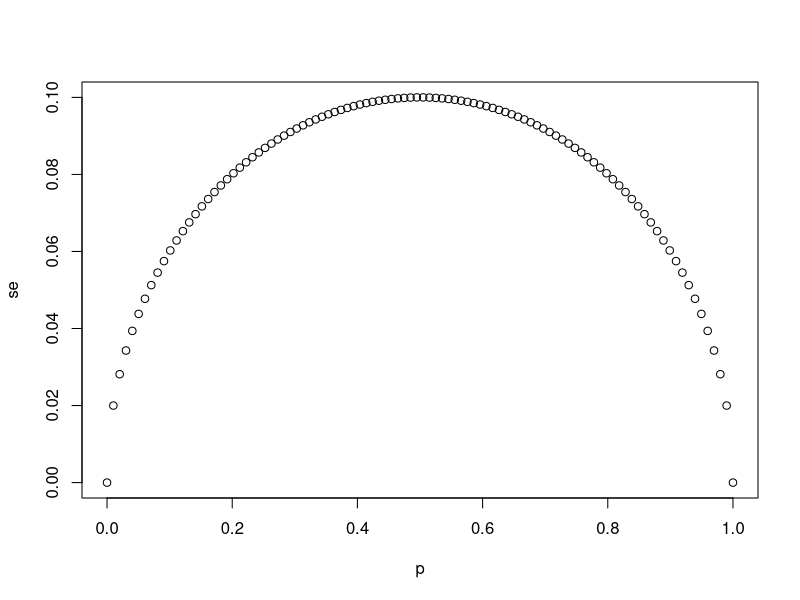
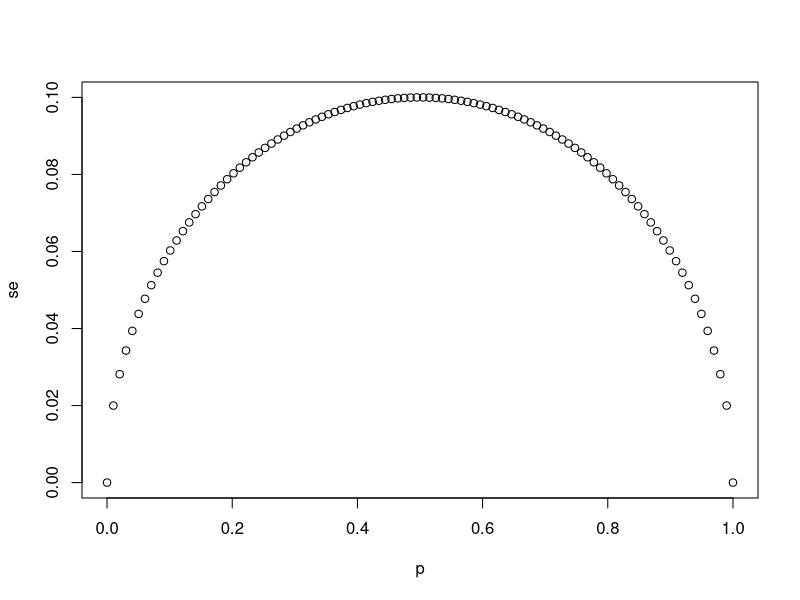
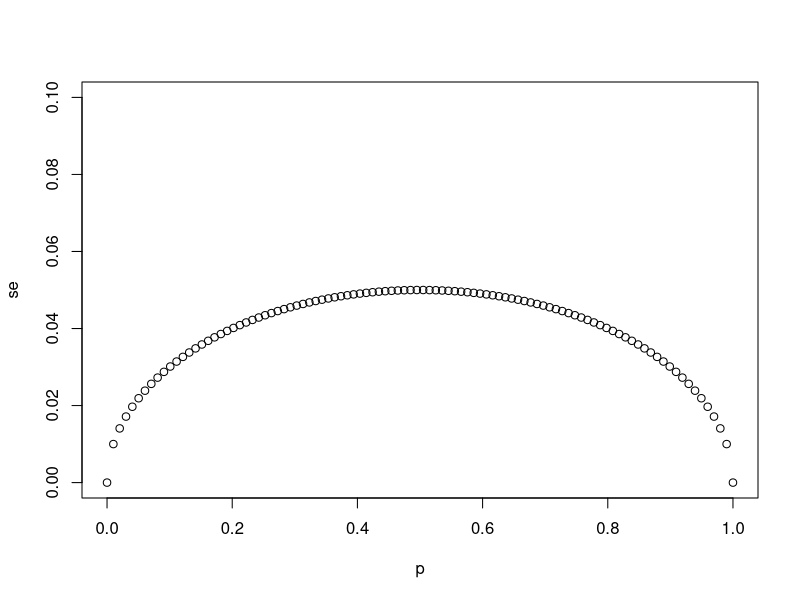
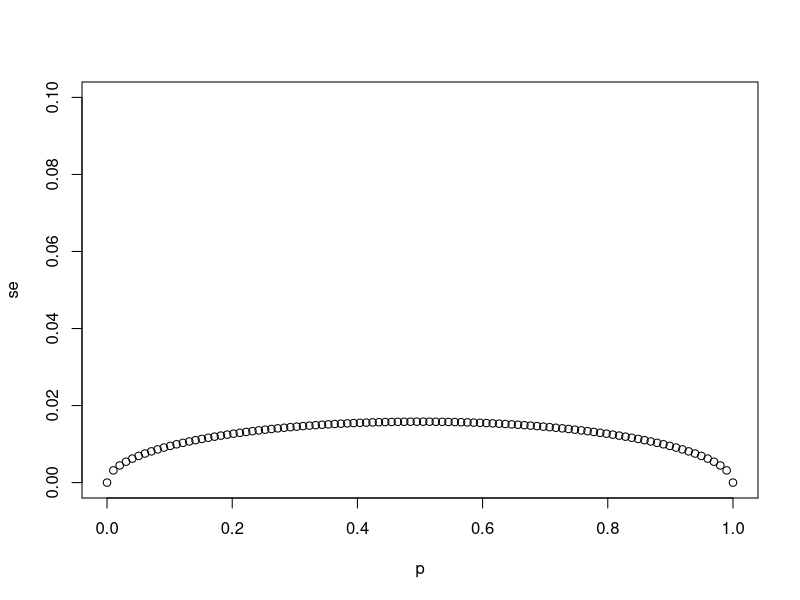
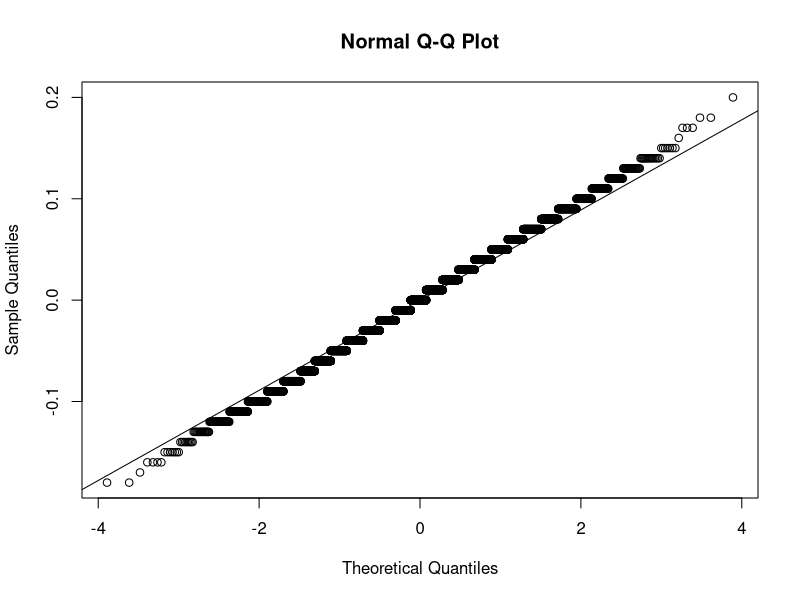

Write R code to recreate these figures, in order. (Note: this script raises an error after producing the figures.)
# this script focuses on several R basic commands to use when working with a dataset modified according to what I find interesting in this dataset

#Write a line of code that calculates the standard error se of a sample average when you poll 25 people in the population. Generate a sequence of 100 proportions of Democrats p that vary from 0 (no Democrats) to 1 (all Democrats). Plot se versus p for the 100 different proportions. Generates three plots of p versus se when the sample sizes equal N=25, N=100, and N=1000.
N <- 25 #the number of people polled
p <- seq(0, 1, length = 100) #contains 100 proportions ranging from 0 to 1 using the `seq` function
se <- sqrt(p*(1-p)/N) #contains the standard error of each sample average
plot(p, se) #`p` on the x-axis and `se` on the y-axis
sample_sizes <- c(25, 100, 1000) #contains the three sample sizes
for(N in sample_sizes){
  se <- sqrt(p*(1-p)/N)
  plot(p, se, ylim = c(0,0.5/sqrt(25)))
} #calculates the standard error `se` for every value of `p` for each of the three samples sizes `N` in the vector `sample_sizes`. Plots the three graphs, using the `ylim` argument to standardize the y-axis across all three plots.

#Write a function called take_sample that takes the proportion of Democrats p and the sample size N as arguments and returns the sample average of Democrats (1) and Republicans (0). Calculate the sample average if the proportion of Democrats equals 0.45 and the sample size is 100.
take_sample <- function(p, N){
    X <- sample(c(0,1), size = N, replace = TRUE, prob = c(1 - p, p))
    mean(X)
} #returns the average value of a randomly sampled population.
p <- 0.45 #proportion of Democrats in the population being polled
N <- 100 #the number of people polled
take_sample(p,N) #etermine the sample average of `N` randomly selected people from a population containing a proportion of Democrats equal to `p`

#The standard error is related to the typical size of the error we make when predicting. The typical error is 0. For mathematical reasons related to the central limit theorem, we actually use the standard deviation of errors rather than the average of the absolute values. The standard error is the square root of the average squared distance (X¯−p)2. The standard deviation is defined as the square root of the distance squared.
#Calculate the standard deviation of the spread.
p <- 0.45 #he proportion of Democrats in the population being polled
N <- 100 #the number of people polled
B <- 10000 #the number of times we want the sample to be replicated
errors <- replicate(B, p - take_sample(p, N)) # generate`errors` by subtracting the estimate from the actual proportion of Democratic voters
sqrt(mean(errors^2)) #the standard deviation of `errors`

#Estimate the standard error given an expected value of 0.45 and a sample size of 100.
p <- 0.45 #he proportion of Democrats in the population being polled
N <- 100 #the number of people polled
sqrt(p*(1-p)/N) # the standard error

#n practice, p is unknown, so we construct an estimate of the theoretical prediction based by plugging in X¯ for p. Calculate the standard error of the estimate: SE^(X¯)
p <- 0.45 #he proportion of Democrats in the population being polled
N <- 100 #the number of people polled
X <- sample(c(0,1), size=N, replace=TRUE, prob=c(1-p, p)) #`X` as a random sample of `N` voters with a probability of picking a Democrat ('1') equal to `p`
X_bar <- mean(X) #the average sampled proportion
sqrt(X_bar*(1-X_bar)/N) #the standard error of the estimate.

#Make a qq-plot of the errors to see if they follow a normal distribution.
p <- 0.45 #the proportion of Democrats in the population being polled
N <- 100 #the number of people polled
B <- 10000 #the number of times we want the sample to be replicated
errors <- replicate(B, p - take_sample(p, N)) ## Generates `errors` by subtracting the estimate from the actual proportion of Democratic voters
qqnorm(errors) # Generate a qq-plot of `errors` with a qq-line showing a normal distribution
qqline(errors)

#If p=0.45 and N=100, use the central limit theorem to estimate the probability that X¯>0.5.
p <- 0.45 #the proportion of Democrats in the population being polled
N <- 100 #the number of people polled
1 - pnorm(0.5, p, sqrt(p*(1-p)/N))#the probability that the estimated proportion of Democrats in the population is greater than 0.5

#Assume there are only two candidates and construct a 95% confidence interval for the election night proportion p. This works with the dataset polls_us_election_2016 from the dslabs package
library(dslabs)
data("polls_us_election_2016")
polls <- polls_us_election_2016 %>% filter(enddate >= "2016-10-31" & state == "U.S.")  #Generate an object `polls` that contains data filtered for polls that ended on or after October 31, 2016 in the United States
N <- polls$samplesize[1] # Assigns the sample size of the first poll in `polls` to a variable called `N`. Print this value to the console.
X_hat <- polls$rawpoll_clinton[1]/100 # For the first poll in `polls`, convert the percentage to a proportion of Clinton voters and assign it to a variable called `X_hat`. Print this value to the console.
se_hat <- sqrt(X_hat*(1-X_hat)/N) # Calculate sthe standard error of `X_hat` and save it to a variable called `se_hat`
ci<- c(X_hat - qnorm(0.975)*se_hat, X_hat + qnorm(0.975)*se_hat)
plot(ci) # Use `qnorm` to calculate the 95% confidence interval for the proportion of Clinton voters. Save the lower and then the upper confidence interval to a variable called `ci`.

#Create a new object called pollster_results that contains the pollster's name, the end date of the poll, the proportion of voters who declared a vote for Clinton, the standard error of this estimate, and the lower and upper bounds of the confidence interval for the estimate.
pollster_results <- polls %>% 
                    mutate(X_hat = polls$rawpoll_clinton/100, se_hat = sqrt(X_hat*(1-X_hat)/samplesize), lower = X_hat - qnorm(0.975)*se_hat, upper = X_hat + qnorm(0.975)*se_hat) %>% 
                    select(pollster, enddate, X_hat, se_hat, lower, upper)

#The final tally for the popular vote was Clinton 48.2% and Trump 46.1%. Add a column called hit to pollster_results that states if the confidence interval included the true proportion p=0.482 or not. What proportion of confidence intervals included p?
avg_hit <- pollster_results %>% mutate(hit = lower<=0.482 & upper>=0.482) %>% summarize(mean(hit)) # Adds a logical variable called `hit` that indicates whether the actual value exists within the confidence interval of each poll. Summarize the average `hit` result to determine the proportion of polls with confidence intervals include the actual value.

#The random sample is taken from a population and the urn serves as an analogy for the population. Consider x to be the heights of all males in the data set. Mathematically speaking, x is the population. What are the population average and standard deviation of our population?
library(dslabs)
data(heights)
x <- heights %>% filter(sex == "Male") %>%
  .$height #vector of heights from all males in the population
mean(x)
sd(x) #the population standard deviation.
